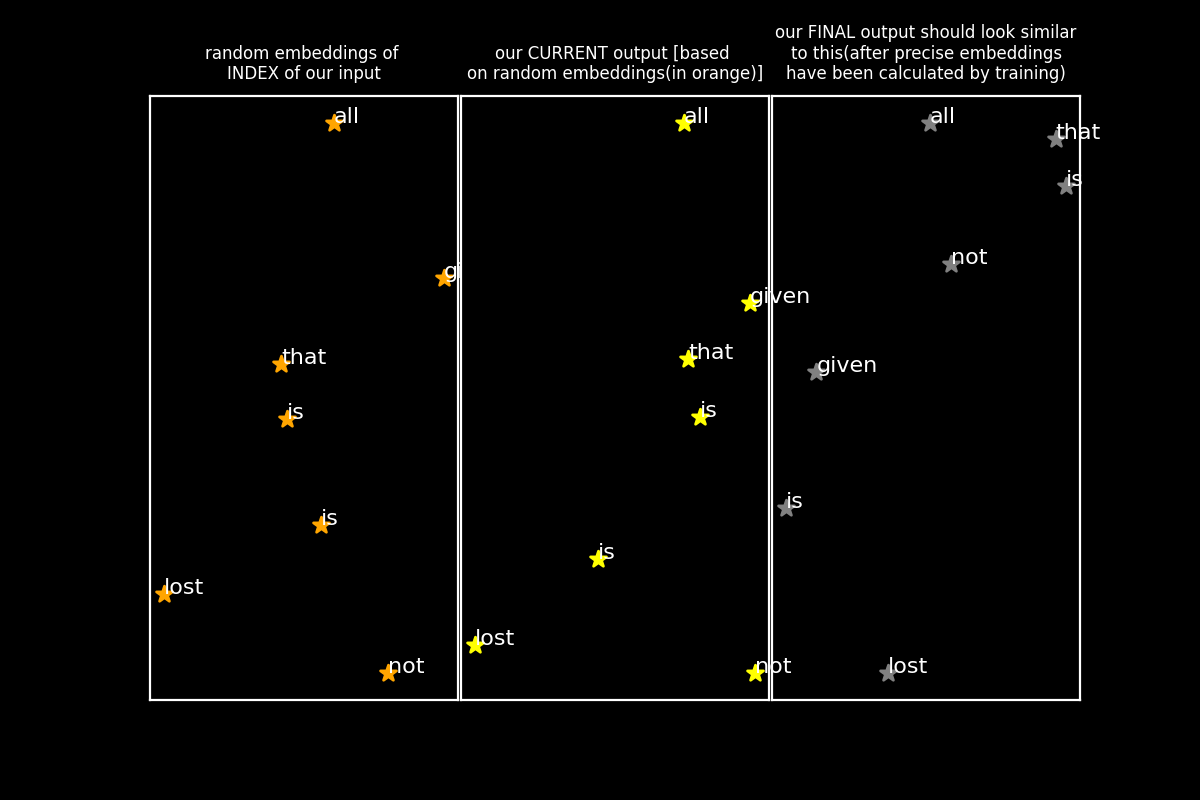

The Python source for this figure:
"""
reference:
    https://towardsdatascience.com/how-to-code-the-transformer-in-pytorch-24db27c8f9ec
    https://thegradient.pub/transformers-are-graph-neural-networks/
    http://jalammar.github.io/illustrated-transformer/
    https://github.com/aladdinpersson/Machine-Learning-Collection/blob/master/ML/Pytorch/more_advanced/transformer_from_scratch/transformer_from_scratch.py

    
write:
    https://docs.taichi-lang.org/blog/accelerate-python-code-100x
    
"""

from math import sin, cos, sqrt
from torch import nn, tensor, zeros, manual_seed
from random import randint
from matplotlib import pyplot as plt
from torch.autograd import Variable
from matplotlib.gridspec import GridSpec
N = 48
gs = GridSpec(33, N)
with plt.style.context(('dark_background')):
    ax1 = plt.subplot(gs[:, :int(N/3)])
    ax2 = plt.subplot(gs[:, int(2 * N/3):])
    ax3 = plt.subplot(gs[:, int(N/3):int(2 * N/3)])

# a transformer is transduction model
input_sequence = "all that is not given is lost" # input
input_sequence = {i:x for i,x in enumerate(input_sequence.split())}
embedding_dim = 2 # is model specific
seed = randint(0, 10000000000)
manual_seed(seed)
# manual_seed(1072050473)
print(seed)

# 1. For more semantic information - use more dimensions
#    to represent the data, rather than one hot encoding.
#    More the dimensions, more the computation time and 
#    more the complexity. Here let's represent numbers
#    in 2-dimesions, for simplicity
e = nn.Embedding(
    num_embeddings=len(input_sequence),
    embedding_dim=embedding_dim
    )
output = e(tensor(list(range(len(input_sequence)))))
temp = output.tolist()
print("e.weight.shape: ", e.weight.shape)
with plt.style.context(('dark_background')):
    ax1.scatter(
        x=[temp[n][0] for n in range(len(input_sequence))],
        y=[temp[n][1] for n in range(len(input_sequence))],
        marker="*",
        color="orange"
        )
    ax1.set_xticks(ticks=[], color='black')
    ax1.set_yticks(ticks=[], color='black')
    for i in range(len(input_sequence)):
        ax1.text(x=temp[i][0], y=temp[i][1], s=input_sequence[i], fontsize=8)
    ax1.grid(color='gray', linestyle='--')
    ax1.set_title("random embeddings of \nINDEX of our input", fontsize=6)

# 2.1 We see above that words are in a random order. But, sequence is
#    important. So how do we arrange the same numbers in an order which even
#    the computer understands as sequence...? We use the following method.
pe = zeros(len(input_sequence), embedding_dim)
for pos in range(len(input_sequence)):
    for i in range(0, embedding_dim, 2): 
        pe[pos, i] = \
        float(sin(pos / (10000 ** ((0.5 * i)/embedding_dim))))
        pe[pos, i + 1] = \
        float(cos(pos / (10000 ** ((0.5 * (i + 1))/embedding_dim))))
with plt.style.context(('dark_background')):
    ax2.scatter(
        x=[pe[n][0] for n in range(len(input_sequence))],
        y=[pe[n][1] for n in range(len(input_sequence))],
        marker="*",
        color="gray"
        )
    ax2.set_xticks(ticks=[], color='black')
    ax2.set_yticks(ticks=[], color='black')
    for i in range(len(input_sequence)):
        ax2.text(x=pe[i][0], y=pe[i][1], s=input_sequence[i], fontsize=8)
    ax2.grid(color='gray', linestyle='--')
    ax2.set_title("our FINAL output should look similar\nto this" + \
              "(after precise embeddings\nhave been calculated by training)", fontsize=6)
#    This will be our OUTPUT, or something similar to this.

# 2.2 Addionally, make embeddings relatively larger to increase the distance
#     between them. As weights change different numbers will gain
#     importance in each run. If you run steps - 1, 2  - multiple times,
#     you will notice that this graph changes with different initial weights.
increased_pe = output * sqrt(embedding_dim)
increased_pe = increased_pe + Variable(
    pe[:,:increased_pe.size(1)], requires_grad=False
    )
temp = increased_pe.tolist()
# if all([temp[i][1] > temp[i+1][1] for i in range(len(temp)-1)]): break
with plt.style.context(('dark_background')):
    ax3.scatter(
        x=[temp[n][0] for n in range(len(input_sequence))],
        y=[temp[n][1] for n in range(len(input_sequence))],
        marker="*",
        color="yellow"
        )
    ax3.set_xticks(ticks=[], color='black')
    ax3.set_yticks(ticks=[], color='black')
    for i in range(len(input_sequence)):
        ax3.text(x=temp[i][0], y=temp[i][1], s=input_sequence[i], fontsize=8)
    ax3.grid(color='gray', linestyle='--')
    ax3.set_title("our CURRENT output [based " + \
              "\non random embeddings(in orange)]", fontsize=6)
# plt.savefig("simple_transformer.png", dpi=200)
plt.show()
plt.close()


"""
Attention model has basically two secrets:
1. First is that they have the ability to amplify signal only from the relevant
   part of the sequence.
2. Secondly self-attention relies on comparison, that is input vector X_i:
    - is compared with every other vector to establish the weights for its own output(Y_i)
    - is compared with every other vector to establish the weights for 
keys are encoder hidden states ℎ_i
query is the single decoder hidden state s_(j−1)
attention weight a_ij is a function of two states encoder hidden state[ℎ_i] and decoder hidden
state[s_(j−1)]

alignment:
    cosine similarity == dot product
    for varying lengths of representation -->> scaled dot product
    Biased general alignment -->> focus more on some global content
    Activated general alignment -->> just add an activation layer after our nn

[https://arxiv.org/pdf/1409.0473.pdf]
An encoder neural network reads and encodes a source sen-
tence into a fixed-length vector. A decoder then outputs a translation from the encoded vector.
The whole encoder–decoder system, which consists of the encoder and the decoder for a language pair,
is jointly trained to maximize the probability of a correct translation given a source sentence.
A potential issue with this encoder–decoder approach is that a neural network needs to be able to
compress all the necessary information of a source sentence into a fixed-length vector. This may
make it difficult for the neural network to cope with long sentences, especially those that are longer
than the sentences in the training corpus. But the performance of
a basic encoder–decoder deteriorates rapidly as the length of an input sentence increases.
Hence what a transformer does is that each time the proposed model generates a word in a translation, it
(soft-)searches for a set of positions in a source sentence where the most relevant information is
concentrated. The model then predicts a target word based on the context vectors associated with
these source positions and all the previous generated target words.
Thus each new word is placed in context to the previous words already present in the same sentence.
The most important distinguishing feature of this approach from the basic encoder–decoder is that
it does not attempt to encode a whole input sentence into a single fixed-length vector.
Instead, it codes the input sentence into a sequence of vectors and chooses a subset of these vectors adaptively
while decoding the translation. This frees a neural translation model from having to squash all the
information of a source sentence, regardless of its length, into a fixed-length vector.

the alignment is not considered to be a latent variable. Instead, the alignment model directly com-
putes a soft alignment, which allows the gradient of the cost function to be backpropagated through.
This gradient can be used to train the alignment model as well as the whole translation model jointly.
Let α ij be a probability that
the target word y i is aligned to, or translated from, a source word x j . Then, the i-th context vector
c i is the expected annotation over all the annotations with probabilities α ij .
this implements a mechanism of attention in the decoder. The decoder decides parts of the source
sentence to pay attention to. By letting the decoder have an attention mechanism, we relieve the
encoder from the burden of having to encode all information in the source sentence into a fixed-
length vector.

We see strong weights along the diagonal of each matrix. However, we also
observe a number of non-trivial, non-monotonic alignments.

  The strength of the soft-alignment, opposed to a hard-alignment, is evident, for instance, from
  Fig. 3 (d). Consider the source phrase [the man] which was translated into [l’ homme]. Any hard
  alignment will map [the] to [l’] and [man] to [homme]. This is not helpful for translation, as one
  must consider the word following [the] to determine whether it should be translated into [le], [la],
  [les] or [l’]. Our soft-alignment solves this issue naturally by letting the model look at both [the] and
  [man], and in this example, we see that the model was able to correctly translate [the] into [l’]. We
  observe similar behaviors in all the presented cases in Fig. 3. An additional benefit of the soft align-
  ment is that it naturally deals with source and target phrases of different lengths, without requiring a
  counter-intuitive way of mapping some words to or from nowhere ([NULL]) (see, e.g., Chapters 4
  and 5 of Koehn, 2010).

Reverse engineering:
    - a new word requires context
    - how do we get the context?
    - so are we going bayenesian -> given a context where does the new word fit in?
    - Yes!
    - Both alignment and translation is simultaneous. Thus a transformer is trained to search
    based on probability, to predict the next word for a set of input words. The search is focused
    as the probability scores help the model focus only on the relevant information and not all information 
    at once. This is what yields good results.
    
By letting the decoder have an attention mechanism, we relieve the
encoder from the burden of having to encode all information in the source sentence into a fixed-
length vector. With this new approach the information can be spread throughout the sequence of
annotations, which can be selectively retrieved by the decoder accordingly.
    

[https://arxiv.org/pdf/1606.01933.pdf]
Attention heads decompose the task into subproblems that are solved separately.
Finally the task into subproblems that are solved separately.


The ability to amplify the signal from the relevant part of the input sequence makes attention models produce better results than models without attention. 
Instead of passing the last hidden state of the encoding stage, the encoder passes all the hidden states to the decoder:

V, K and Q stand for ‘key’, ‘value’ and ‘query’. These are terms used in attention functions,
but honestly, I don’t think explaining this terminology is particularly important for understanding the model.

In the case of the ENCODER, V, K and G will simply be identical copies of the embedding vector
(plus positional encoding).

Q, K, and V are batches of matrices, each with shape (batch_size, seq_length, num_features).
Multiplying the query (Q) and key (K) arrays results in a (batch_size, seq_length, seq_length) array,
which tells us roughly how important each element in the sequence is. This is the attention of
this layer — it determines which elements we “pay attention” to. 
"""

heads = 2
embeddings_per_head = embedding_dim // heads
q_linear = nn.Linear(embedding_dim, embedding_dim)
v_linear = nn.Linear(embedding_dim, embedding_dim)
k_linear = nn.Linear(embedding_dim, embedding_dim)
dropout = nn.Dropout(0.1)
out = nn.Linear(embedding_dim, embedding_dim)

# q(batch_size, len(input_sequence), embeddings_per_head)
# k
# v


# k_linear(k).view(q.size(0), -1, heads, embeddings_per_head)


